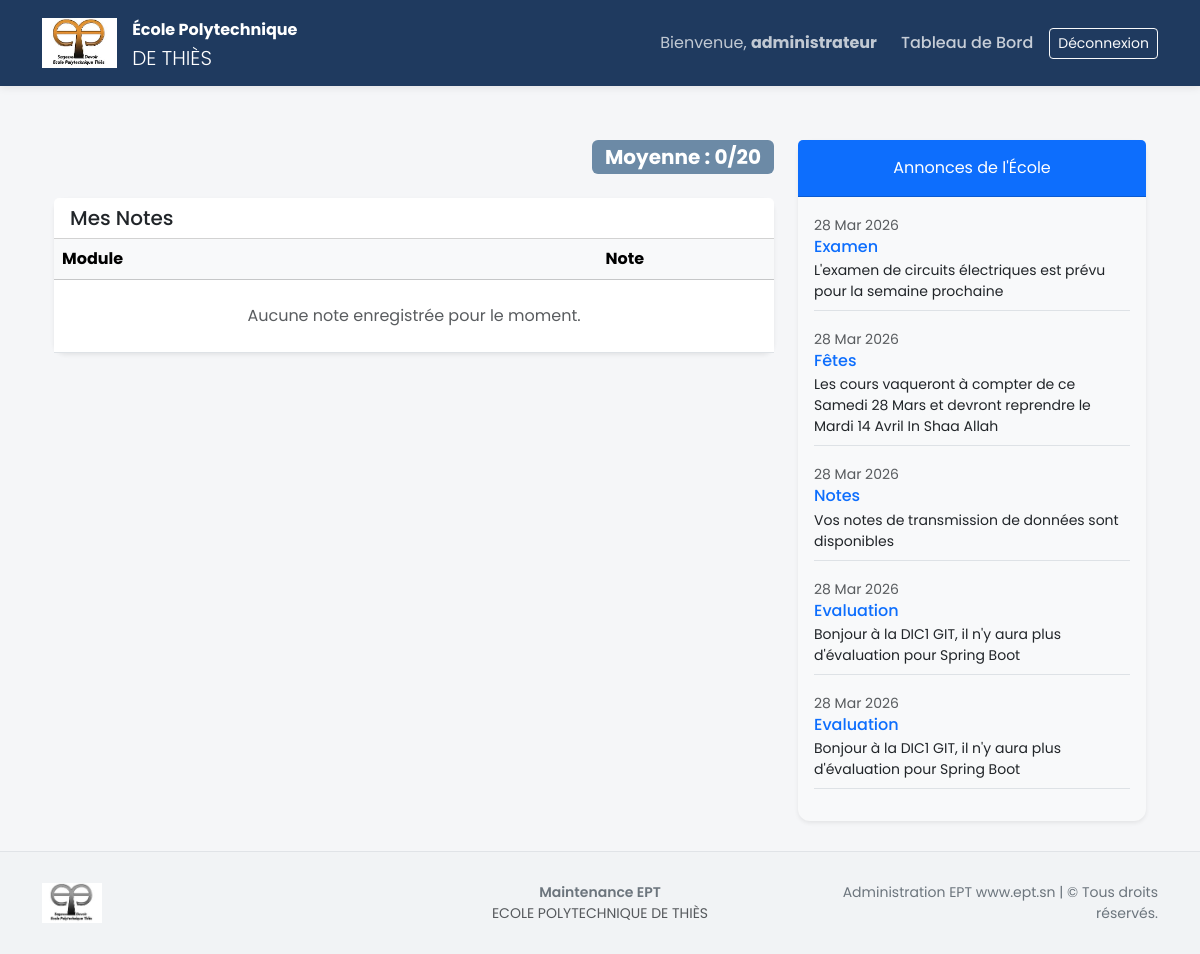
Page /dashboard/etudiant/ (signed in) on the committed database.
### authentification/models.py (models this page shows)
class User(AbstractUser):
    ROLE_CHOICES = (
        ('ADMIN', 'Administrateur'),
        ('PROF', 'Professeur'),
        ('STUDENT', 'Étudiant'),
    )
    role = models.CharField(max_length=10, choices=ROLE_CHOICES, default='STUDENT')
    email = models.EmailField(unique=True)

### dashboard/models.py (models this page shows, shortened)
class Annonce(models.Model):
    title = models.CharField(max_length=100)
    content = models.TextField()
    date = models.DateTimeField(auto_now_add=True)
    classe = models.ForeignKey(Classe, on_delete=models.CASCADE, null=True, blank=True)

### dashboard/views.py (the view)
# urls.py: path('etudiant/', views.student_dashboard, name='student_home'),
@login_required
def student_dashboard(request):
    try:
        etudiant = Etudiant.objects.get(user=request.user)
        notes = Note.objects.filter(etudiant=etudiant).select_related('cours')
        if notes.exists():
            moyenne = sum(n.note for n in notes) / notes.count()
        else:
            moyenne = 0
        annonces = Annonce.objects.filter(
            Q(classe=etudiant.classe) | Q(classe__isnull=True)
        ).order_by('-date')[:5]
    except Etudiant.DoesNotExist:
        notes = []
        moyenne = 0
        etudiant = None
        annonces = Annonce.objects.filter(classe__isnull=True).order_by('-date')[:5]
    annonces = Annonce.objects.all().order_by('-date')[:5]
    context = {
        'notes': notes,
        'annonces': annonces,
        'moyenne': round(moyenne, 2),
        'etudiant': etudiant,
    }
    return render(request, 'dashboard/studenthome.html', context)

### templates/dashboard/studenthome.html (shortened to what this page needs)
{% extends "base.html" %}
{% block content %}
<div class="container mt-4">
    <div class="row">
        <div class="col-lg-8">
            <div class="d-flex justify-content-between align-items-center mb-4">
                <span class="badge fs-5" style="background-color: #6c8aa6; color: white;">
                    Moyenne : {{ moyenne }}/20
                </span>
            </div>
            <div class="card shadow-sm mb-4">
                <div class="card-header bg-white">
                    <h5 class="mb-0">Mes Notes</h5>
                </div>
                <div class="card-body p-0">
                    <table class="table table-hover mb-0">
                        <thead class="table-light">
                            <tr>
                                <th>Module</th>
                                <th class="text-center">Note</th>
                            </tr>
                        </thead>
                        <tbody>
                            {% for note in notes %}
                            <tr>
                                <td>{{ note.cours.matiere.name }}</td>
                                <td class="text-center fw-bold {% if note.valeur < 10 %}text-danger{% else %}text-success{% endif %}">
                                    {{ note.note }}
                                </td>
                            </tr>
                            {% empty %}
                            <tr>
                                <td colspan="3" class="text-center py-4 text-muted">Aucune note enregistrée pour le moment.</td>
                            </tr>
                            {% endfor %}
                        </tbody>
                    </table>
                </div>
            </div>
        </div>
        <div class="col-lg-4">
            <div class="card shadow-sm border-0 bg-light">
                <div class="card-header bg-primary text-white text-center py-3">
                     Annonces de l'École
                </div>
                <div class="card-body">
                    {% for annonce in annonces %}
                    <div class="mb-3 border-bottom pb-2">
                        <small class="text-muted">{{ annonce.date|date:"d M Y" }}</small>
                        <h6 class="mb-1 text-primary">{{ annonce.title }}</h6>
                        <p class="small mb-0">{{ annonce.content|truncatewords:20 }}</p>
                    </div>
                    {% empty %}
                    <p class="text-muted small">Aucune annonce récente.</p>
                    {% endfor %}
                </div>
            </div>
        </div>
    </div>
</div>
{% endblock %}

### templates/base.html (shortened to what this page needs)
{% load static %}
<!DOCTYPE html>
<html lang="fr">
<head>
    <link rel="stylesheet" href="{% static 'css/bootstrap.min.css' %}">
    <link rel="stylesheet" href="https://cdn.jsdelivr.net/npm/bootstrap-icons@1.11.1/font/bootstrap-icons.css">
</head>
<body>
    <nav class="navbar navbar-expand-lg navbar-dark navbar-ept py-2">
        <div class="container">
            <a class="navbar-brand d-flex align-items-center" href="/">
                <img src="{% static 'images/logo.png' %}" alt="Logo EPT">
                <div class="d-none d-md-block">
                    <span class="fs-6 fw-bold">École Polytechnique</span><br>
                    <span class="fs-7 fw-light text-uppercase">de Thiès</span>
                </div>
                <div class="d-md-none ms-2">EPT</div> </a>
            <div class="collapse navbar-collapse" id="eptNavbar">
                <ul class="navbar-nav ms-auto align-items-center">
                    {% if user.is_authenticated %}
                        <li class="nav-item">
                            <span class="navbar-text me-3 text-light opacity-75">
                                Bienvenue, <strong>{{ user.username }}</strong>
                            </span>
                        </li>
                        <li class="nav-item">
                            <a class="nav-link" href="{% url 'dashboard_redirect' %}">Tableau de Bord</a>
                        </li>
                        <li class="nav-item ms-lg-2">
                            <form action="{% url 'logout' %}" method="post" style="display:inline;">
                                <button type="submit" class="btn btn-outline-light btn-sm">Déconnexion</button>
                            </form>
                        </li>
                    {% endif %}
                </ul>
            </div>
        </div>
    </nav>
    <div class="container main-container">
        {% block content %}
        {% endblock %}
    </div>
    <footer class="footer-ept">
        <div class="container">
            <div class="row align-items-center">
                <div class="col-md-4 text-center text-md-start mb-3 mb-md-0">
                    <img src="{% static 'images/logo.png' %}" alt="Logo EPT" style="max-height: 40px; filter: grayscale(1);">
                </div>
                <div class="col-md-4 text-center mb-3 mb-md-0">
                    <p class="mb-0 small fw-semibold">Maintenance EPT</p>
                    <p class="mb-0 small text-muted">ECOLE POLYTECHNIQUE DE THIÈS</p>
                </div>
                <div class="col-md-4 text-center text-md-end small">
                    Administration EPT www.ept.sn | &copy; {{ now.year }} Tous droits réservés.
                </div>
            </div>
        </div>
    </footer>
</body>
</html>

### templates/base.html (style rules this page uses)
body { font-family: 'Poppins', sans-serif; background-color: #f5f6f8; color: #2c3e50; display: flex; flex-direction: column; min-height: 100vh; }
.navbar-ept { background-color: #1f3a5f; box-shadow: 0 2px 8px rgba(0,0,0,0.08); }
.navbar-ept .navbar-brand img { max-height: 50px; margin-right: 15px; }
.navbar-ept .nav-link { color: rgba(255,255,255,0.75) !important; font-weight: 500; transition: 0.2s; }
.main-container { flex: 1; padding-top: 30px; padding-bottom: 30px; }
.card { border: none; border-radius: 12px; box-shadow: 0 4px 12px rgba(0,0,0,0.05); }
.footer-ept { background-color: #f1f3f5; border-top: 1px solid #e0e3e7; padding: 30px 0; color: #6c757d; }

### rows in the picture
User: username "administrateur"
Annonce: date "28 Mar 2026", title "Examen", content "L'examen de circuits électriques est prévu pour la semaine prochaine"
Annonce: date "28 Mar 2026", title "Fêtes", content "Les cours vaqueront à compter de ce Samedi 28 Mars et devront reprendre le Mardi 14 Avril In Shaa Allah"
Annonce: date "28 Mar 2026", title "Notes", content "Vos notes de transmission de données sont disponibles"
Annonce: date "28 Mar 2026", title "Evaluation", content "Bonjour à la DIC1 GIT, il n'y aura plus d'évaluation pour Spring Boot"
Annonce: date "28 Mar 2026", title "Evaluation", content "Bonjour à la DIC1 GIT, il n'y aura plus d'évaluation pour Spring Boot"

### other values in the picture
{{ moyenne }} "0"
